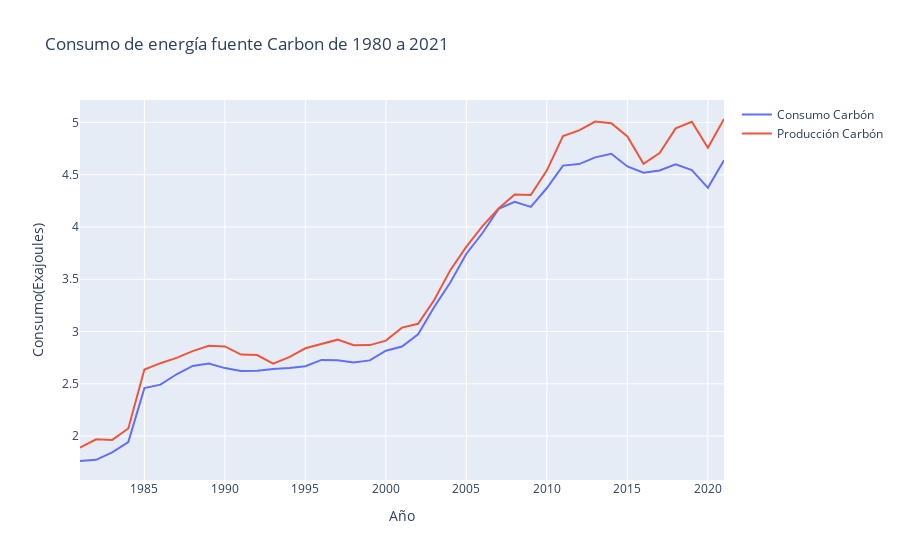

The cell this chart's notebook holds for it:
### Code cell
fig = go.Figure()
fig.add_trace(go.Scatter(x=carbon_año['Anio'], y=carbon_año['Consumo_Carbon'],
                    mode='lines',
                    name='Consumo Carbón'))
fig.add_trace(go.Scatter(x=carbon_año['Anio'], y=carbon_año['Produccion_Carbono'],
                    mode='lines',
                    name='Producción Carbón'))
fig.update_layout(title='Consumo de energía fuente Carbon de 1980 a 2021',
                   xaxis_title='Año',
                   yaxis_title='Consumo(Exajoules)')

fig.show()

### Figure 1 — Plotly figure (JSON) as saved in the notebook; plotly's stock layout.template omitted (floating-point values rounded to 4 significant figures)
{"data": [{"mode": "lines", "name": "Consumo Carbón", "type": "scatter", "x": [1981, 1982, 1983, 1984, 1985, 1986, 1987, 1988, 1989, 1990, 1991, 1992, 1993, 1994, 1995, 1996, 1997, 1998, 1999, 2000, 2001, 2002, 2003, 2004, 2005, 2006, 2007, 2008, 2009, 2010, 2011, 2012, 2013, 2014, 2015, 2016, 2017, 2018, 2019, 2020, 2021], "y": [1.762, 1.773, 1.845, 1.942, 2.459, 2.492, 2.592, 2.672, 2.694, 2.651, 2.623, 2.624, 2.642, 2.651, 2.668, 2.729, 2.726, 2.705, 2.724, 2.817, 2.857, 2.974, 3.236, 3.469, 3.744, 3.942, 4.173, 4.24, 4.192, 4.373, 4.587, 4.601, 4.666, 4.7, 4.579, 4.519, 4.541, 4.599, 4.544, 4.375, 4.638]}, {"mode": "lines", "name": "Producción Carbón", "type": "scatter", "x": [1981, 1982, 1983, 1984, 1985, 1986, 1987, 1988, 1989, 1990, 1991, 1992, 1993, 1994, 1995, 1996, 1997, 1998, 1999, 2000, 2001, 2002, 2003, 2004, 2005, 2006, 2007, 2008, 2009, 2010, 2011, 2012, 2013, 2014, 2015, 2016, 2017, 2018, 2019, 2020, 2021], "y": [1.891, 1.97, 1.964, 2.073, 2.636, 2.698, 2.748, 2.812, 2.864, 2.858, 2.78, 2.776, 2.693, 2.755, 2.84, 2.879, 2.922, 2.869, 2.87, 2.913, 3.038, 3.075, 3.302, 3.587, 3.812, 4.008, 4.177, 4.311, 4.306, 4.542, 4.869, 4.924, 5.008, 4.992, 4.866, 4.605, 4.707, 4.943, 5.006, 4.758, 5.033]}], "layout": {"title": {"text": "Consumo de energía fuente Carbon de 1980 a 2021"}, "xaxis": {"title": {"text": "Año"}}, "yaxis": {"title": {"text": "Consumo(Exajoules)"}}}}
